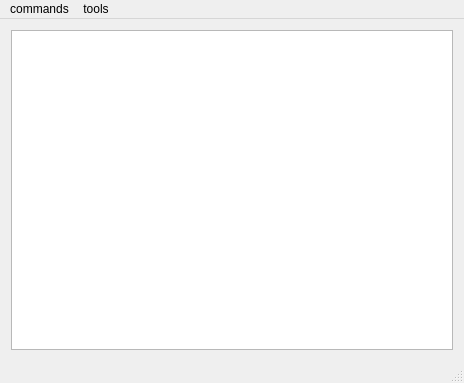
<?xml version="1.0" encoding="UTF-8"?>
<ui version="4.0">
 <class>ui</class>
 <widget class="QMainWindow" name="ui">
  <property name="geometry">
   <rect>
    <x>0</x>
    <y>0</y>
    <width>464</width>
    <height>383</height>
   </rect>
  </property>
  <property name="windowTitle">
   <string>drc</string>
  </property>
  <property name="windowIcon">
   <iconset>
    <normaloff>:/icon_main</normaloff>:/icon_main</iconset>
  </property>
  <widget class="QWidget" name="centralWidget">
   <layout class="QVBoxLayout" name="verticalLayout_2">
    <item>
     <layout class="QVBoxLayout" name="verticalLayout">
      <property name="spacing">
       <number>0</number>
      </property>
      <item>
       <widget class="QTreeView" name="treeView"/>
      </item>
     </layout>
    </item>
   </layout>
  </widget>
  <widget class="QStatusBar" name="statusBar"/>
  <widget class="QMenuBar" name="menuBar">
   <property name="geometry">
    <rect>
     <x>0</x>
     <y>0</y>
     <width>464</width>
     <height>21</height>
    </rect>
   </property>
   <widget class="QMenu" name="menuTools">
    <property name="title">
     <string>tools</string>
    </property>
   </widget>
   <widget class="QMenu" name="menuCommands">
    <property name="title">
     <string>commands</string>
    </property>
   </widget>
   <addaction name="menuCommands"/>
   <addaction name="menuTools"/>
  </widget>
 </widget>
 <layoutdefault spacing="6" margin="11"/>
 <resources>
 </resources>
 <connections/>
</ui>
